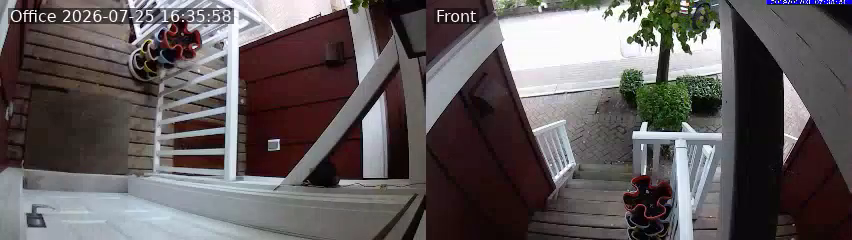
#> input picture frame 12 of office_and_front_20s_to_end.mp4, 852 x 240 px, given in place of v2837095825.mp4, which was not available
$ python inspect_cams.py
#> lines starting #> are read from the running program, lines starting #| are printed output that depends on the picture; pictures that were not available may be replaced by others from this repository, and a replacement may not be noted
import cv2
import os

mp4_path = "temp_vods/v2837095825.mp4" # 09:10:07 AM
cap = cv2.VideoCapture(mp4_path)
ret, frame = cap.read()
#> frame is the input picture: shape (240, 852, 3); mean B, G, R 91.8, 90.7, 97.3
if ret:
    h, w = frame.shape[:2]
#> h = 240; w = 852
    print(f"Frame size: {w}x{h}")
#| Frame size: 852x240
    cv2.imwrite("test_layout_9_10am.jpg", frame)

    # Save individual camera crops
    w3 = w // 3
#> w3 = 284
    h2 = h // 2
#> h2 = 120
    w2 = w // 2
#> w2 = 426

    office = frame[0:h2, 0:w3]
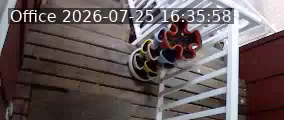
#> office: shape (120, 284, 3); mean B, G, R 89.6, 88.8, 100.7
    front = frame[0:h2, w3:2*w3]
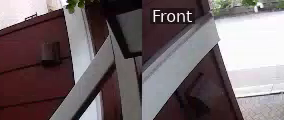
#> front: shape (120, 284, 3); mean B, G, R 104.4, 101.6, 113.7
    kitchen = frame[0:h2, 2*w3:w]
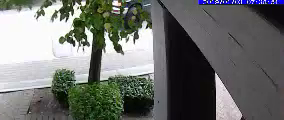
#> kitchen: shape (120, 284, 3); mean B, G, R 109.3, 112.4, 110.2
    balcony = frame[h2:h, 0:w2]
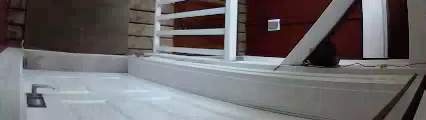
#> balcony: shape (120, 426, 3); mean B, G, R 106.2, 104.6, 107.3
    backyard = frame[h2:h, w2:w]
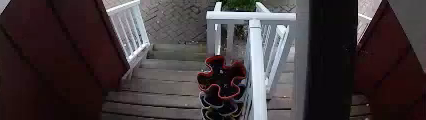
#> backyard: shape (120, 426, 3); mean B, G, R 58.9, 56.5, 65.4

    cv2.imwrite("cam_office.jpg", office)
    cv2.imwrite("cam_front.jpg", front)
    cv2.imwrite("cam_kitchen.jpg", kitchen)
    cv2.imwrite("cam_balcony.jpg", balcony)
    cv2.imwrite("cam_backyard.jpg", backyard)
    print("Saved camera crops.")
cap.release()

$ run again, starting later in the video
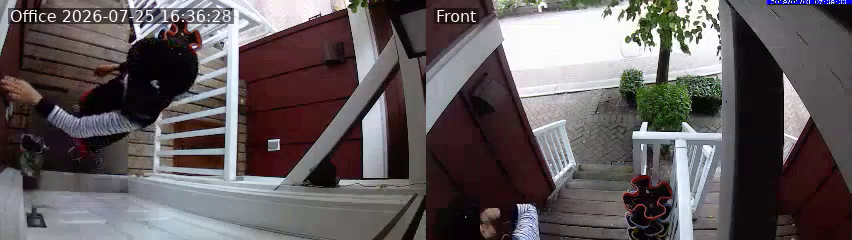
#> input picture frame 56 of office_and_front_20s_to_end.mp4, 852 x 240 px, given in place of v2837095825.mp4, which was not available
#> frame is the input picture: shape (240, 852, 3); mean B, G, R 92.7, 90.7, 97.8
#| Frame size: 852x240
#> `balcony = frame[h2:h, 0:w2]`:
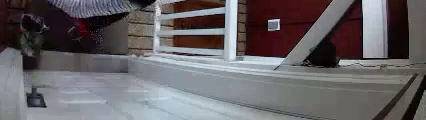
#> balcony: shape (120, 426, 3); mean B, G, R 102.3, 99.3, 103.1
#> `backyard = frame[h2:h, w2:w]`:
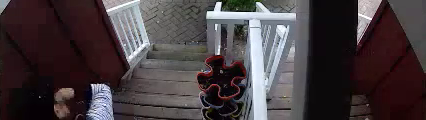
#> backyard: shape (120, 426, 3); mean B, G, R 64.1, 61, 70.3

$ run again, starting later in the video
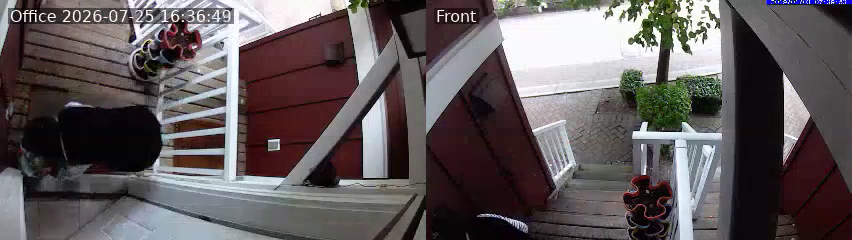
#> input picture frame 100 of office_and_front_20s_to_end.mp4, 852 x 240 px, given in place of v2837095825.mp4, which was not available
#> frame is the input picture: shape (240, 852, 3); mean B, G, R 91.5, 89.9, 97.2
#| Frame size: 852x240
#> `balcony = frame[h2:h, 0:w2]`:
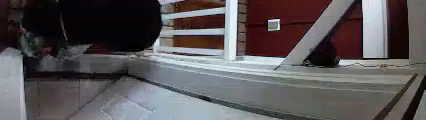
#> balcony: shape (120, 426, 3); mean B, G, R 88.1, 85.9, 90.1
#> `backyard = frame[h2:h, w2:w]`:
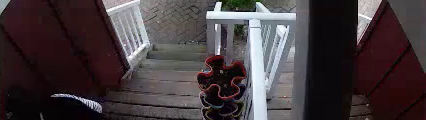
#> backyard: shape (120, 426, 3); mean B, G, R 61.9, 58.8, 68.4
